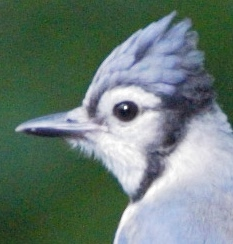
%> input picture lab/lab2/sample_image.jpg, 233 x 244 px
$ octave IP_lab2.m   (GNU Octave 9; MATLAB toolbox functions it lacks are replaced by stand-ins)
%> lines starting %> are read from the running program, lines starting %| are printed output that depends on the picture
%load the image
img = imread('sample_image.jpg');
%> img is the input picture: size 244x233x3 uint8; mean R, G, B 105.4, 124.4, 117.2
%convert to double and gray scale
img = double(rgb2gray(img))/255;
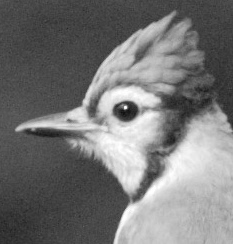
%> img: size 244x233 double; min 0.0627, max 1, mean 0.462
% Get its range so that displays can be consistent.
range = [min(img(:)) max(img(:))];
%> range = [0.0627 1]
% Display the initial image
f1 = figure; imshow(img, range);

row = round(size(img,1)/2);
%> row = 122
% Show the selected row
figure(f1); hold on; plot([1 size(img,2)], [row row], 'r-'); hold off
%> after `plot([1 size(img,2)], [row row], 'r-')`:
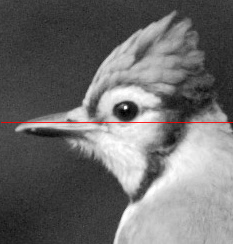
%> figure redrawn from the program's plot data
% Extract the row
x = img(row, :);
%> x = 233 values, max 0.969 at index 141, min 0.204 at index 182, mean 0.6
% Display the grey-level profile
figure; plot(x); title('Grey-level profile');
%> after `title('Grey-level profile')`:
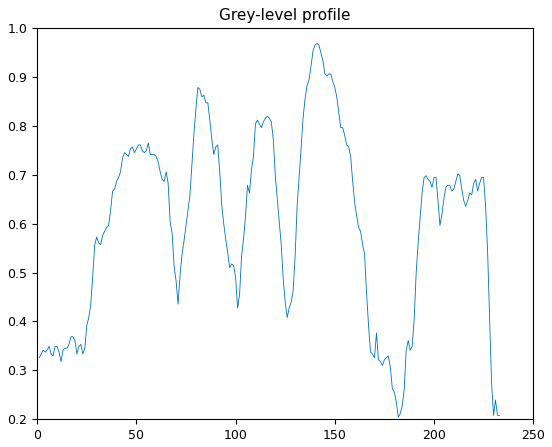
%> figure redrawn from the program's plot data; curve peaks at x = 141, y = 0.969

X = fft(x);
figure; plot(abs(X)); title('Amplitudes as a function of frequency');
%> after `title('Amplitudes as a function of frequency')`:
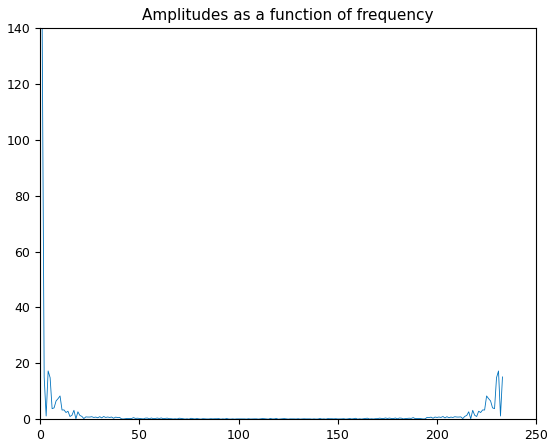
%> figure redrawn from the program's plot data; curve peaks at x = 1, y = 139.9

figure;
mn = min(x); mx = max(x);
%> after `mn = min(x)`: mn = 0.204
%> after `mx = max(x)`: mx = 0.969
% Initialise. The starting point for the reconstruction is the
% "zero-frequency" or constant component held in X(1).
N = length(x);
%> N = 233
reconstruction = X(1)/N;
%> reconstruction = 0.6
p = 2*pi*(0:N-1)/N;
%> p = 233 values from 0 to 6.26
for k = 1:N/2
 % Compute the component for the frequency that gives k cycles in the
 % width of the image.
 a = X(k+1); % complex amplitude of this component
 phi = k*p; % phase array
 % Take advantage of the symmetry that results from x being real to
 % ignore the top half of X. Must therefore double the intermediate
 % components.
 if k < N/2; s = 2; else s = 1; end
 % This is the core equation for the Fourier transform: a single
 % component is a harmonic (sin or cosine) wave
 component = s*(real(a)*cos(phi) - imag(a)*sin(phi))/N;
 % and add the component to the reconstruction so far
 reconstruction = reconstruction + component;
 % Plot the results, but not for every iteration
 if ismember(k, [1:7 8:16:63 64:32:N/2])
 subplot(2,1,1);
 plot(component);
 axis([1 length(x) mn mx]);
 title(['Spatial frequency ' num2str(k) 'cycles across the image']);
 subplot(2,1,2);
 plot(reconstruction);
 axis([1 length(x) mn mx]);
 title('Reconstruction so far');
 pause;
 end
end
%> this loop made 116 passes
%> pass 1, `title('Reconstruction so far');`:
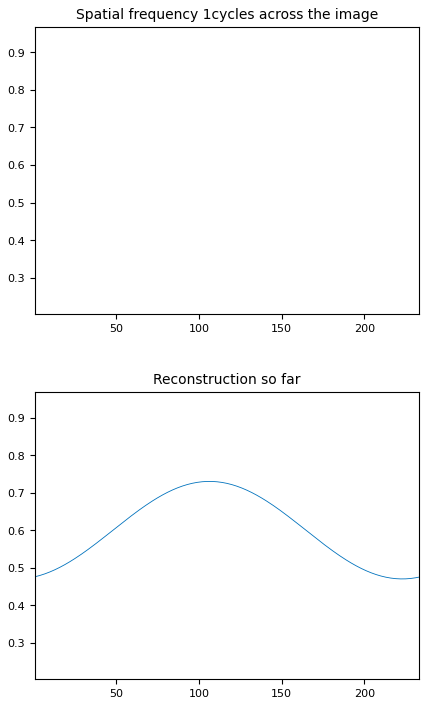
%> figure redrawn from the program's plot data, 2 panels; panel 1: curve peaks at x = 106, y = 0.13; panel 2: curve peaks at x = 106, y = 0.73
%> after the loop, reconstruction has the same summary as x
%> after the loop:
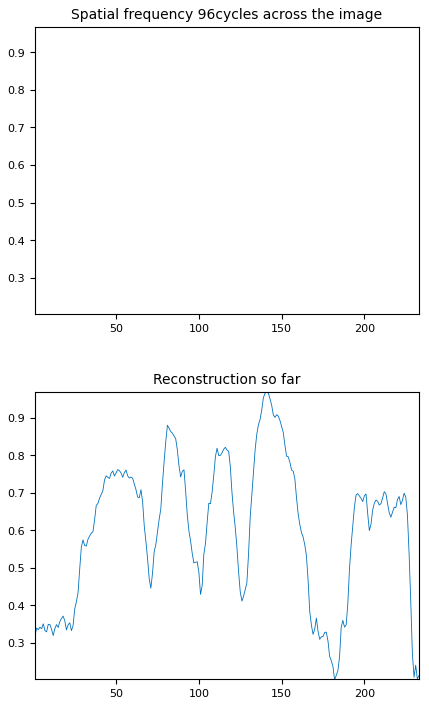
%> figure redrawn from the program's plot data, 2 panels; panel 1: curve peaks at x = 57, y = 0.00106; panel 2: curve peaks at x = 141, y = 0.969

$ run again, with lab/lab2/noise.jpeg copied over lab/lab2/sample_image.jpg
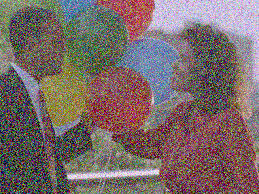
%> input picture lab/lab2/noise.jpeg, 259 x 194 px
%> img is the input picture: size 194x259x3 uint8; mean R, G, B 121.2, 106.1, 104.9
%> img: size 194x259 double
%> range = [0.00392 0.988]
%> `plot([1 size(img,2)], [row row], 'r-')`:
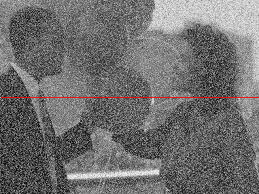
%> figure redrawn from the program's plot data
%> x = 259 values, max 0.761 at index 244, min 0.0157 at index 17, mean 0.426
%> mn = 0.0157
%> mx = 0.761
%> `reconstruction = X(1)/N;`: reconstruction = 0.426
%> after the loop `for k = 1:N/2`: reconstruction has the same summary as x
%> after the loop `for k = 1:N/2`:
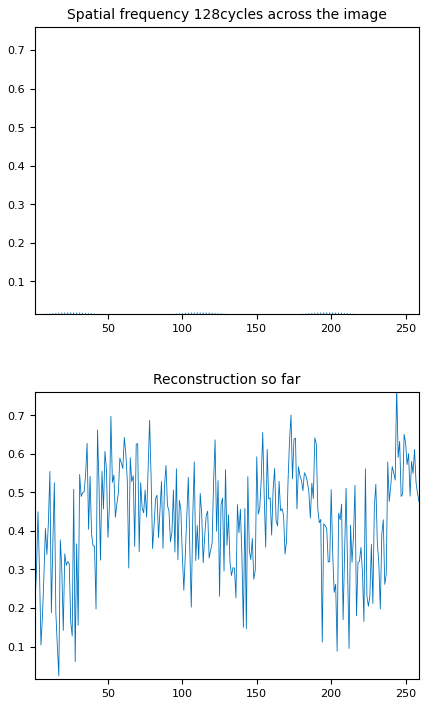
%> figure redrawn from the program's plot data, 2 panels; panel 1: curve peaks at x = 25, y = 0.0184; panel 2: curve peaks at x = 244, y = 0.774, above the top of the axes
